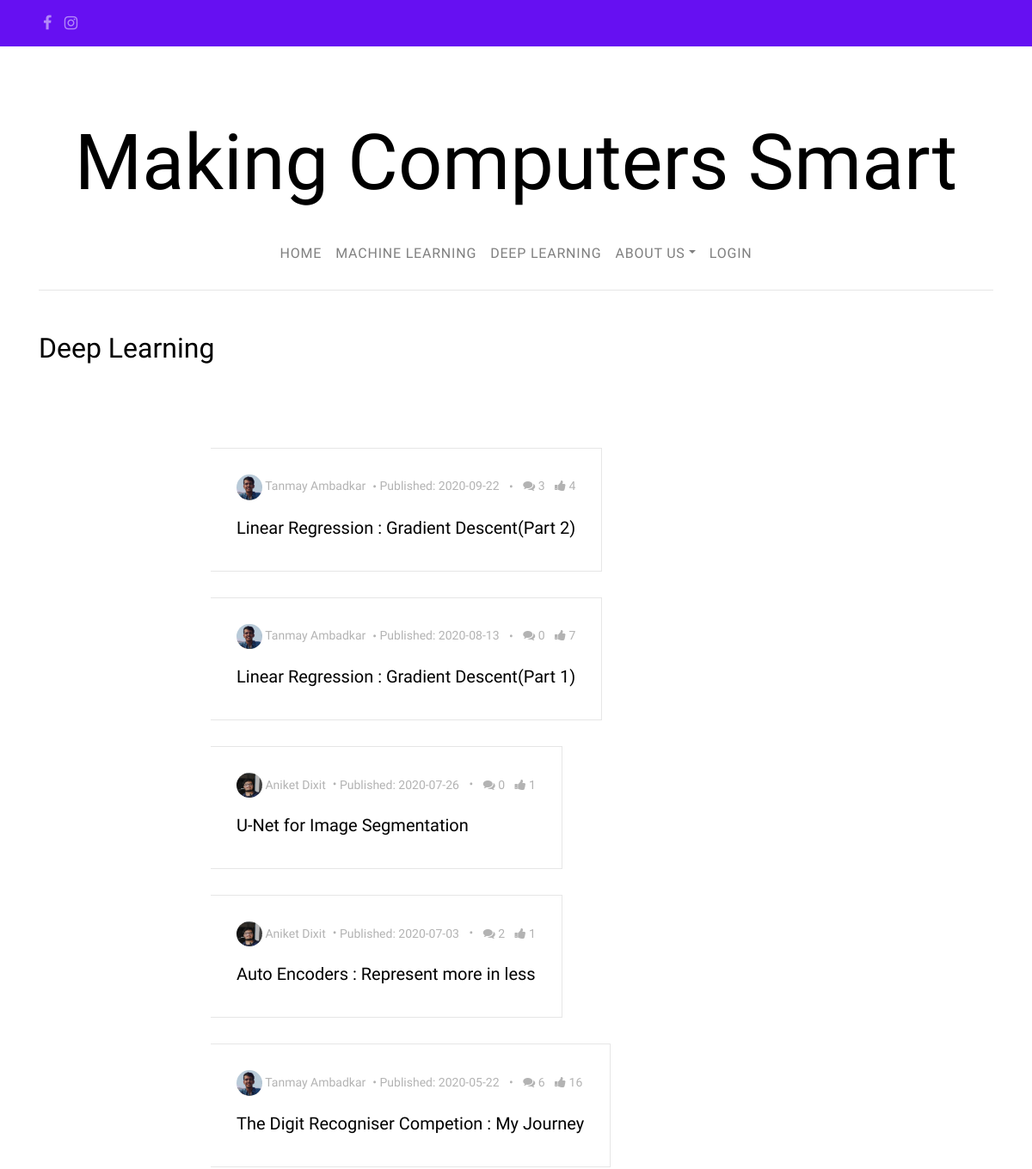
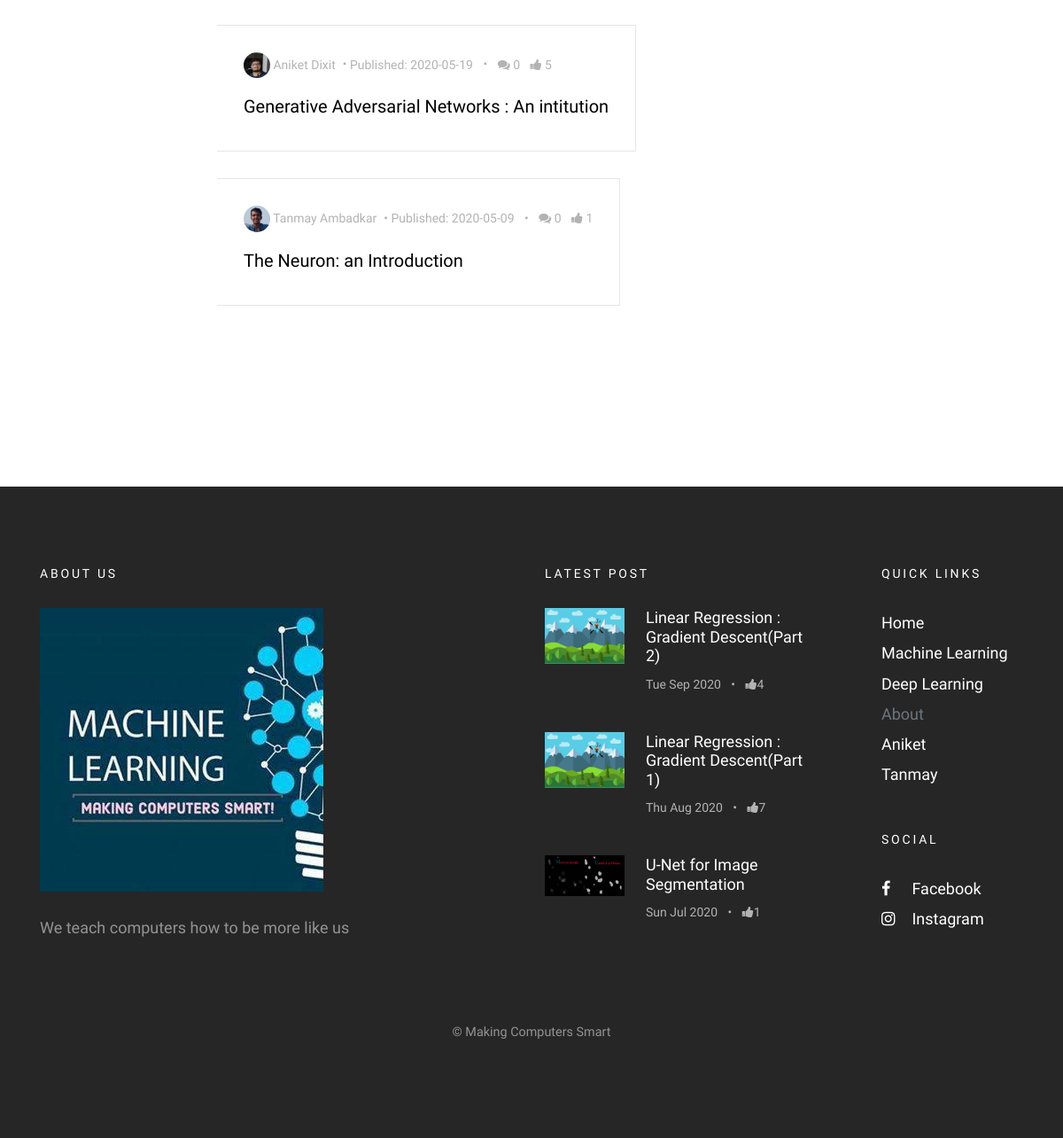
Screenshot of /posts/DL/ with the database file from the repository (2 pictures, top to bottom).
### blog/models.py (models this page shows, shortened)
class Post(models.Model):
    types = (
        ('D', 'Deep Learning'),
        ('M', 'Machine Learning'),
    )
    author = models.ForeignKey('UserProfileInfo', on_delete = models.CASCADE)
    title = models.CharField(max_length = 200)
    cover_img = models.ImageField(upload_to = 'cover_image', blank = True)
    text = models.TextField()
    created_date = models.DateTimeField(default = timezone.now)
    published_date = models.DateTimeField(blank = True, null = True)
    type = models.CharField(max_length = 1, choices = types, blank = True)
    def approve_comments(self):
        return self.comments.filter(approved_comment=True)
    def get_total_likes(self):
        return self.likes.users.count()

class UserProfileInfo(models.Model):
    user = models.OneToOneField(User, on_delete= models.CASCADE)
    profile_img = models.ImageField(upload_to = 'profile_pics', blank = True)
    cover_image = models.ImageField(upload_to = 'cover_profile_img', blank = True)
    description = models.TextField(blank = True)
    writeup = models.TextField(blank = True)
    instagram = models.URLField(blank = True)
    facebook = models.URLField(blank = True)
    github = models.URLField(blank = True)
    linkedin = models.URLField(blank = True)
    email = models.EmailField(blank = True)

class Like(models.Model):
    post = models.OneToOneField(Post, related_name = 'likes', on_delete=models.CASCADE)
    users = models.ManyToManyField(User, related_name='requirement_post_likes')
    created_at = models.DateTimeField(auto_now_add=True)
    updated_at = models.DateTimeField(auto_now=True)

### blog/views.py (the view)
# urls.py: path('posts/DL/', PostListView_DL.as_view(), name = 'post_list_DL'),
class PostListView_DL(ListView, TemplateResponseMixin):
    model = Post
    template_name = 'post_list_DL.html'
    def get_context_data(self, **kwargs):
         context = super(PostListView_DL, self).get_context_data(**kwargs)
         context['posts'] = Post.objects.filter(type__startswith = 'D').order_by('-published_date')
         context['topthree'] = Post.objects.filter(published_date__lte = timezone.now()).order_by('-published_date')[:3]
         return context

### blog/templates/blog/post_list_DL.html (shortened to what this page needs)
{% extends "blog/base.html" %}
{% block content %}
<section class="site-section pt-5">
  <div class="container">
    <div class="row mb-4">
      <div class="col-md-6">
        <h2 class="mb-4">Deep Learning</h2>
      </div>
    </div>
    <div class="row blog-entries">
      <div class="col-md-12 col-lg-8 main-content">
        <div class="row mb-5 mt-5">
          <div class="col-md-12">
              {% for post in posts %}
	      {% if post.published_date %}
              <div class="post-entry-horzontal">
                <a href="{% url 'post_detail' pk=post.pk %}">
                  <span class="text">
                    <div class="post-meta">
                      <span class="author mr-2"><img src="/media/{{post.author.profile_img}}" alt="Colorlib">  {{post.author.user.first_name}} {{post.author.user.last_name}}</span>&bullet;
                      <span class="mr-2">Published: {{post.published_date|date:"Y-m-d"}}</span> &bullet;
                      <span class="ml-2"><span class="fa fa-comments"></span> {{post.approve_comments.count}}</span>
                      <span class="ml-2"><span class="fa fa-thumbs-up"></span> {{post.get_total_likes}}</span>
		    </div>
                    <h2>{{ post.title }}</h2>
                  </span>
                </a>
              </div>
	      {% endif %}
              {% endfor %}
          </div>
        </div>
      </div>
    </div>
  </div>
</section>
{% endblock %}
{% block footerblock %}
    {% for post in topthree %}
    <ul>
      <li>
        <a href="{% url 'post_detail' pk=post.pk %}">
          <img src="/media/{{post.cover_img}}" alt="Image placeholder" class="mr-4">
          <div class="text">
            <h4>{{post.title}}</h4>
            <div class="post-meta">
              <span class="mr-2">{{ post.published_date|date:"D M Y"}} </span> &bullet;
              <span class="ml-2"><span class="fa fa-thumbs-up"></span>{{post.get_total_likes}}</span>
            </div>
          </div>
        </a>
      </li>
    </ul>
    {% endfor %}
{% endblock  %}

### static/css/style.css (style rules this page uses)
body { background: #ccc url("../images/photography.png") repeat; font-family: "Inconsolata", SFMono-Regular, Menlo, Monaco, Consolas, "Liberation Mono", "Courier New", monospace; font-weight: 300; font-size: 18px; line-height: 1.9; color: #6c757d; }
a { -webkit-transition: .3s all ease; -o-transition: .3s all ease; transition: .3s all ease; text-decoration: none; }
h1, h2, h3, h4, h5 { color: #000; font-family: "Josefin Sans", -apple-system, BlinkMacSystemFont, "Segoe UI", Roboto, "Helvetica Neue", Arial, sans-serif, "Apple Color Emoji", "Segoe UI Emoji", "Segoe UI Symbol", "Noto Color Emoji"; }
.site-section { padding: 7em 0; }
.blog-entries .post-meta { margin-bottom: 20px; font-size: 14px; color: #b3b3b3; }
.blog-entries .post-meta .author img { width: 30px; border-radius: 50%; display: inline-block; }
.post-entry-horzontal { margin-bottom: 30px; }
.post-entry-horzontal a { overflow: hidden; display: table; position: relative; top: 0; -webkit-transition: .1s all ease; -o-transition: .1s all ease; transition: .1s all ease; }
.post-entry-horzontal a .image, .post-entry-horzontal a .text { display: table-cell; vertical-align: middle; }
.post-entry-horzontal a .text { padding: 30px; width: calc(100 - 200px); border: 1px solid #e6e6e6; border-left: none; }
.post-entry-horzontal a .text h2 { font-size: 20px; }
.post-entry-sidebar .post-meta { font-size: 14px; color: #b3b3b3; }
.post-entry-sidebar ul { padding: 0; margin: 0; }
.post-entry-sidebar ul li { list-style: none; padding: 0 0 20px 0; margin: 0 0 20px 0; }
.post-entry-sidebar ul li a { display: table; }
.post-entry-sidebar ul li a img { width: 90px; }
.post-entry-sidebar ul li a img, .post-entry-sidebar ul li a .text { display: table-cell; vertical-align: middle; }
.post-entry-sidebar ul li a .text h4 { font-size: 18px; }
.site-footer .post-entry-sidebar ul li a h4 { color: #fff; }
.site-footer a { color: #fff; }

### rows the page displays
Post: author.profile_img (picture), author.user.first_name "Tanmay", author.user.last_name "Ambadkar", published_date "2020-09-22", approve_comments.count "3", get_total_likes "4", title "Linear Regression : Gradient Descent(Part 2)", cover_img (picture), published_date "Tue Sep 2020"
Post: author.profile_img (picture), author.user.first_name "Tanmay", author.user.last_name "Ambadkar", published_date "2020-08-13", approve_comments.count "0", get_total_likes "7", title "Linear Regression : Gradient Descent(Part 1)", cover_img (picture), published_date "Thu Aug 2020"
Post: author.profile_img (picture), author.user.first_name "Aniket", author.user.last_name "Dixit", published_date "2020-07-26", approve_comments.count "0", get_total_likes "1", title "U-Net for Image Segmentation", cover_img (picture), published_date "Sun Jul 2020"
Post: author.profile_img (picture), author.user.first_name "Aniket", author.user.last_name "Dixit", published_date "2020-07-03", approve_comments.count "2", get_total_likes "1", title "Auto Encoders : Represent more in less"
Post: author.profile_img (picture), author.user.first_name "Tanmay", author.user.last_name "Ambadkar", published_date "2020-05-22", approve_comments.count "6", get_total_likes "16", title "The Digit Recogniser Competion : My Journey"
Post: author.profile_img (picture), author.user.first_name "Aniket", author.user.last_name "Dixit", published_date "2020-05-19", approve_comments.count "0", get_total_likes "5", title "Generative Adversarial Networks : An intitution"
Post: author.profile_img (picture), author.user.first_name "Tanmay", author.user.last_name "Ambadkar", published_date "2020-05-09", approve_comments.count "0", get_total_likes "1", title "The Neuron: an Introduction"
